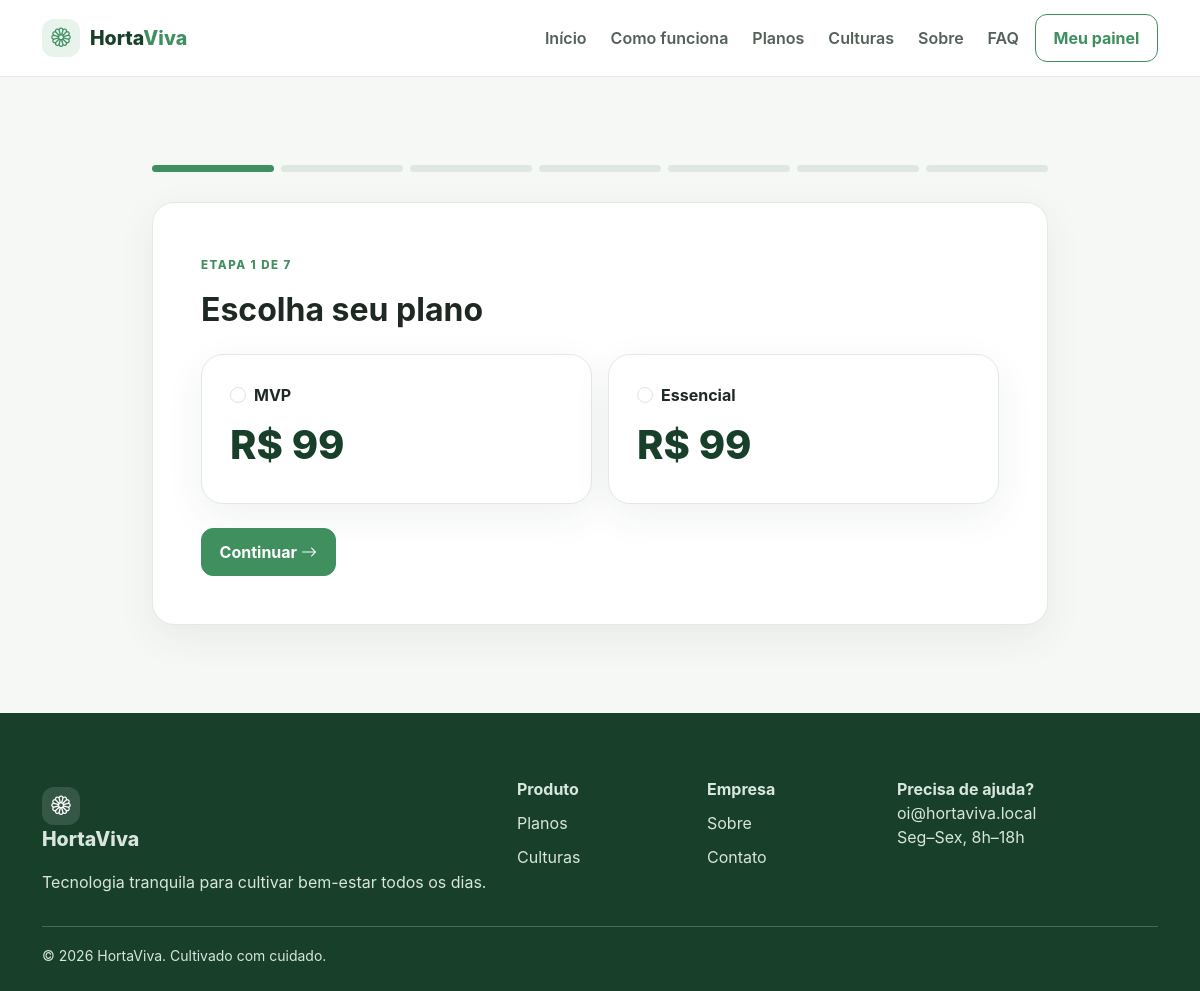
/assinar/1/ (signed in), run on the app's committed database.
### subscriptions/models.py (models this page shows, shortened)
class PlanVersion(BaseModel):
    plan = models.ForeignKey(Plan, on_delete=models.PROTECT, related_name="versions")
    version = models.PositiveIntegerField()
    price_cents = models.PositiveIntegerField()
    currency = models.CharField(max_length=3, default="BRL")
    billing_interval_months = models.PositiveSmallIntegerField(default=1)
    effective_from = models.DateTimeField()
    retired_at = models.DateTimeField(null=True, blank=True)
    class Meta:
        constraints = [models.UniqueConstraint(fields=["plan", "version"], name="uniq_plan_version")]

class Plan(BaseModel):
    name = models.CharField(max_length=100)
    code = models.SlugField(unique=True)
    description = models.TextField(blank=True)
    is_active = models.BooleanField(default=True)

### core/views.py (the view)
# urls.py: path("assinar/<int:step>/", views.checkout, name="checkout"), path("assinar/concluir/", views.checkout_complete, name="checkout-complete"),
@login_required
def checkout(request, step):
    if step not in range(1, 8): raise Http404
    state = request.session.get("checkout", {})
    available_plans = PlanVersion.objects.filter(plan__is_active=True, retired_at__isnull=True).select_related("plan").prefetch_related("features")
    form = None
    if step == 1 and request.method == "POST": state["plan"] = str(get_object_or_404(available_plans, id=request.POST.get("plan")).id)
    elif step == 2 and request.method == "POST": state["cultures"] = request.POST.getlist("cultures")
    elif step == 3:
        form = CheckoutAddressForm(request.POST or None, initial=state.get("address"))
        if request.method == "POST" and form.is_valid(): state["address"] = form.cleaned_data
    elif step == 4:
        form = InstallationSurveyForm(request.POST or None, initial=state.get("survey"))
        if request.method == "POST" and form.is_valid(): state["survey"] = form.cleaned_data
    elif step == 5:
        form = InstallationDateForm(request.POST or None)
        if request.method == "POST" and form.is_valid(): state["scheduled_for"] = form.cleaned_data["scheduled_for"].isoformat()
    elif step == 6 and request.method == "POST": state["payment"] = "simulated-approved"
    if request.method == "POST" and (form is None or form.is_valid()):
        request.session["checkout"] = state; return redirect("checkout", step=min(step + 1, 7))
    selected_plan = PlanVersion.objects.filter(id=state.get("plan")).select_related("plan").first()
    selected_cultures = Cultivar.objects.filter(id__in=state.get("cultures", [])).select_related("crop")
    return render(request, "public/checkout.html", {"step": step, "state": state, "plans": available_plans, "cultivars": Cultivar.objects.filter(crop__is_available=True).select_related("crop"), "form": form, "selected_plan": selected_plan, "selected_cultures": selected_cultures})

### templates/public/checkout.html (shortened to what this page needs)
{% extends 'base.html' %}{% block public_content %}<section class="section"><div class="container" style="max-width:920px"><div class="checkout-steps">{% for n in '1234567' %}<span class="{% if forloop.counter <= step %}active{% endif %}"></span>{% endfor %}</div><div class="content-card p-lg-5"><span class="eyebrow">Etapa {{ step }} de 7</span><form method="post" class="mt-3">{% if step == 1 %}<h1 class="h2 fw-bold">Escolha seu plano</h1><div class="row g-3 mt-2">{% for plan in plans %}<div class="col-md-6"><label class="soft-card d-block"><input class="form-check-input me-2" type="radio" name="plan" value="{{ plan.id }}" required><strong>{{ plan.plan.name }}</strong><span class="price d-block mt-2">R$ {{ plan.price_cents|stringformat:'d'|slice:':-2' }}</span></label></div>{% endfor %}</div>{% elif step == 3 %}<h1 class="h2 fw-bold">Onde vamos instalar?</h1>{{ form.as_p }}{% elif step == 4 %}<h1 class="h2 fw-bold">Conte sobre o local</h1><p class="text-muted">Isso ajuda nossa equipe a preparar uma instalação perfeita.</p>{{ form.as_p }}{% elif step == 5 %}<h1 class="h2 fw-bold">Agende a instalação</h1><p class="text-muted">Escolha a melhor janela para receber nossa equipe.</p>{{ form.as_p }}{% endif %}{% if step < 7 %}<button class="btn btn-brand mt-4">Continuar <i class="bi bi-arrow-right"></i></button>{% endif %}</form></div></div></section>{% endblock %}

### static/css/app.css (style rules this page uses)
:root { --green-dark:#173f2a;--green:#3f8f5f;--green-deep:#286a45;--green-light:#e7f3eb;--green-pale:#f0f7f2;--background:#f6f8f5;--surface:#fff;--text:#1f2923;--muted:#758079;--warning:#d99a2b;--danger:#c94a4a;--border:#e3e9e4;--radius:22px;--shadow:0 12px 38px rgba(23,63,42,.07) }
* { box-sizing:border-box }
body { font-family:Inter,ui-sans-serif,system-ui,-apple-system,"Segoe UI",sans-serif;color:var(--text);background:var(--background) }
.btn { border-radius:12px;font-weight:700;padding:.7rem 1.1rem }
.btn-brand { background:var(--green);border-color:var(--green);color:#fff }
.eyebrow { font-size:.72rem;letter-spacing:.13em;text-transform:uppercase;color:var(--green);font-weight:800 }
.section { padding:88px 0 }
.soft-card,.metric-card,.content-card { background:var(--surface);border:1px solid var(--border);border-radius:var(--radius);box-shadow:var(--shadow) }
.soft-card { padding:28px;height:100% }
.price { font-size:2.5rem;font-weight:800;color:var(--green-dark) }
.content-card { padding:24px }
.checkout-steps { display:flex;gap:7px;margin-bottom:30px }
.checkout-steps span { height:7px;flex:1;background:#dfe7e1;border-radius:10px }
.checkout-steps span.active { background:var(--green) }

### data on the page
PlanVersion: plan.name "MVP", price_cents "99"
PlanVersion: plan.name "Essencial", price_cents "99"

### other printed values
{{ step }} "1"
